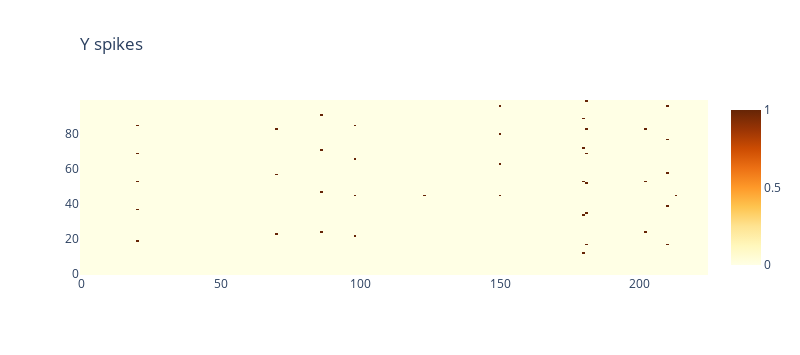
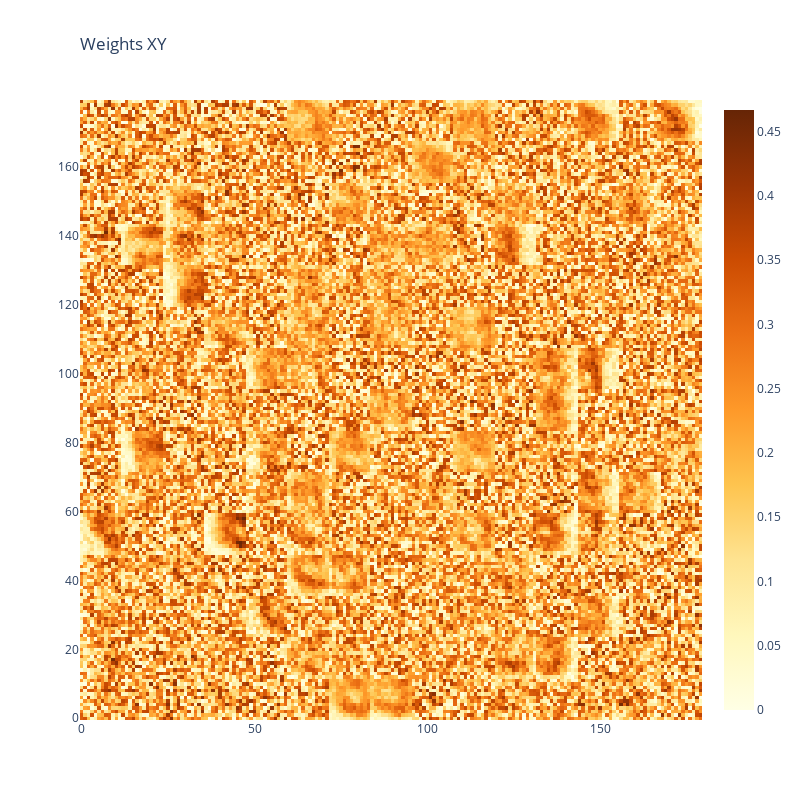

The code cell stored with these charts, in order, in its notebook:
### Code cell
net.train(n_iter=1000, plot=True, debug=True);

### Figure 1 — Plotly figure (JSON) as saved in the notebook; plotly's stock layout.template omitted (floating-point values rounded to 4 significant figures; data arrays with more than 128 entries replaced by an {"elided": "..."} marker saying what was removed)
{"data": [{"colorscale": [[0, "rgb(255,255,229)"], [0.125, "rgb(255,247,188)"], [0.25, "rgb(254,227,145)"], [0.375, "rgb(254,196,79)"], [0.5, "rgb(254,153,41)"], [0.625, "rgb(236,112,20)"], [0.75, "rgb(204,76,2)"], [0.875, "rgb(153,52,4)"], [1, "rgb(102,37,6)"]], "type": "heatmap", "z": {"elided": "100x225 int values"}}], "layout": {"height": 355, "title": {"text": "Y spikes", "x": 0, "xref": "paper"}, "width": 800}}

### Figure 2 — Plotly figure (JSON) as saved in the notebook; plotly's stock layout.template omitted (floating-point values rounded to 4 significant figures; data arrays with more than 128 entries replaced by an {"elided": "..."} marker saying what was removed)
{"data": [{"colorscale": [[0, "rgb(255,255,229)"], [0.125, "rgb(255,247,188)"], [0.25, "rgb(254,227,145)"], [0.375, "rgb(254,196,79)"], [0.5, "rgb(254,153,41)"], [0.625, "rgb(236,112,20)"], [0.75, "rgb(204,76,2)"], [0.875, "rgb(153,52,4)"], [1, "rgb(102,37,6)"]], "type": "heatmap", "z": {"elided": "180x180 float values"}}], "layout": {"height": 800, "title": {"text": "Weights XY", "x": 0, "xref": "paper"}, "width": 800}}
